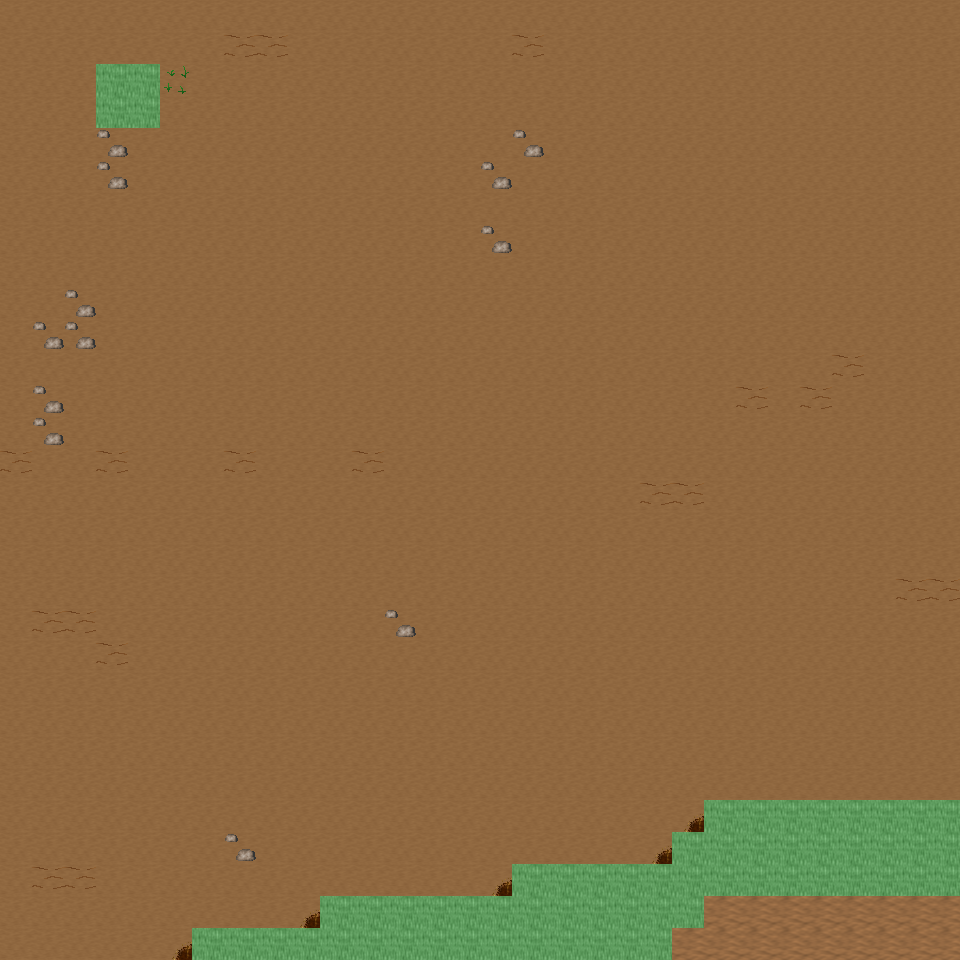

Rendered tile map (Tiled .tmx) drawn with the repository's tilesets; below, a short description and the map source with its tile grids summarised:
An orthogonal 30x30 tile map with 32x32 px tiles, 6 tile layers (Ground, Object, Object2, Above, ...), 24 tilesets and 5 objects (5x mapExit).

<map version="1.0" orientation="orthogonal" renderorder="right-down" width="30" height="30" tilewidth="32" tileheight="32" nextobjectid="6">
  <tileset firstgid="1" name="tileset_ground_ground" tilewidth="32" tileheight="32" tilecount="33" columns="3">
    <image source="../drawable/tileset_ground_ground.png" width="96" height="352" />
  </tileset>
  <tileset firstgid="34" name="tileset_ground_ridge_earth_dark" tilewidth="32" tileheight="32" tilecount="96" columns="12">
    <image source="../drawable/tileset_ground_ridge_earth_dark.png" width="384" height="256" />
  </tileset>
  <tileset firstgid="130" name="tileset_plant_grasses" tilewidth="32" tileheight="32" tilecount="6" columns="3">
    <image source="../drawable/tileset_plant_grasses.png" width="96" height="64" />
  </tileset>
  <tileset firstgid="136" name="tileset_ground_grass_edges" tilewidth="32" tileheight="32" tilecount="36" columns="12">
    <image source="../drawable/tileset_ground_grass_edges.png" width="384" height="96" />
  </tileset>
  <tileset firstgid="172" name="tileset_ground_rock_pebbles" tilewidth="32" tileheight="32" tilecount="3" columns="1">
    <image source="../drawable/tileset_ground_rock_pebbles.png" width="32" height="96" />
  </tileset>
  <tileset firstgid="175" name="tileset_plant_flower_daisy_blue" tilewidth="32" tileheight="32" tilecount="8" columns="2">
    <image source="../drawable/tileset_plant_flower_daisy_blue.png" width="64" height="128" />
  </tileset>
  <tileset firstgid="183" name="tileset_plant_flower_daisy_white" tilewidth="32" tileheight="32" tilecount="8" columns="2">
    <image source="../drawable/tileset_plant_flower_daisy_white.png" width="64" height="128" />
  </tileset>
  <tileset firstgid="191" name="tileset_ground_cobbled_paving" tilewidth="32" tileheight="32" tilecount="1" columns="1">
    <image source="../drawable/tileset_ground_cobbled_paving.png" width="32" height="32" />
  </tileset>
  <tileset firstgid="192" name="tileset_item_pot_dark_barrel" tilewidth="32" tileheight="32" tilecount="2" columns="1">
    <image source="../drawable/tileset_item_pot_dark_barrel.png" width="32" height="64" />
  </tileset>
  <tileset firstgid="194" name="tileset_item_statue_green_stone" tilewidth="32" tileheight="32" tilecount="12" columns="4">
    <image source="../drawable/tileset_item_statue_green_stone.png" width="128" height="96" />
  </tileset>
  <tileset firstgid="206" name="tileset_logic_creature_orc" tilewidth="32" tileheight="32" tilecount="6" columns="6">
    <image source="../drawable/tileset_logic_creature_orc.png" width="192" height="32" />
  </tileset>
  <tileset firstgid="212" name="tileset_logic_creature_gnome" tilewidth="32" tileheight="32" tilecount="6" columns="6">
    <image source="../drawable/tileset_logic_creature_gnome.png" width="192" height="32" />
  </tileset>
  <tileset firstgid="218" name="tileset_logic_creature_animal" tilewidth="32" tileheight="32" tilecount="32" columns="8">
    <image source="../drawable/tileset_logic_creature_animal.png" width="256" height="128" />
  </tileset>
  <tileset firstgid="250" name="tileset_logic_item_sign" tilewidth="32" tileheight="32" tilecount="1" columns="1">
    <image source="../drawable/tileset_logic_item_sign.png" width="32" height="32" />
  </tileset>
  <tileset firstgid="251" name="tileset_logic_collision" tilewidth="32" tileheight="32" tilecount="1" columns="1">
    <image source="../drawable/tileset_logic_collision.png" width="32" height="32" />
  </tileset>
  <tileset firstgid="252" name="tileset_logic_portal" tilewidth="32" tileheight="32" tilecount="24" columns="8">
    <image source="../drawable/tileset_logic_portal.png" width="256" height="96" />
  </tileset>
  <tileset firstgid="276" name="tileset_ground_pothole" tilewidth="32" tileheight="32" tilecount="4" columns="4">
    <image source="../drawable/tileset_ground_pothole.png" width="128" height="32" />
  </tileset>
  <tileset firstgid="280" name="tileset_object_suspension_bridge" tilewidth="32" tileheight="32" tilecount="24" columns="3">
    <image source="../drawable/tileset_object_suspension_bridge.png" width="96" height="256" />
  </tileset>
  <tileset firstgid="304" name="tileset_item_corpse_huge_animal" tilewidth="32" tileheight="32" tilecount="16" columns="2">
    <image source="../drawable/tileset_item_corpse_huge_animal.png" width="64" height="256" />
  </tileset>
  <tileset firstgid="320" name="tileset_ground_green_paving" tilewidth="32" tileheight="32" tilecount="18" columns="3">
    <image source="../drawable/tileset_ground_green_paving.png" width="96" height="192" />
  </tileset>
  <tileset firstgid="338" name="tileset_logic_protection" tilewidth="32" tileheight="32" tilecount="2" columns="2">
    <image source="../drawable/tileset_logic_protection.png" width="64" height="32" />
  </tileset>
  <tileset firstgid="340" name="tileset_building_chimney_smoke" tilewidth="32" tileheight="32" tilecount="40" columns="4">
    <image source="../drawable/tileset_building_chimney_smoke.png" width="128" height="320" />
  </tileset>
  <tileset firstgid="380" name="tileset_building_huts" tilewidth="32" tileheight="32" tilecount="338" columns="26">
    <image source="../drawable/tileset_building_huts.png" width="832" height="416" />
  </tileset>
  <tileset firstgid="718" name="tileset_light_door_light" tilewidth="32" tileheight="32" tilecount="12" columns="3">
    <image source="../drawable/tileset_light_door_light.png" width="96" height="128" />
  </tileset>
  <layer name="Ground" width="30" height="30">
    <data>[900 cells, 900 non-empty, 2 distinct tile ids]</data>
  </layer>
  <layer name="Object" width="30" height="30">
    <data>[900 cells, 95 non-empty, 10 distinct tile ids]</data>
  </layer>
  <layer name="Object2" width="30" height="30">
    <data>[900 cells, 4 non-empty, 4 distinct tile ids]</data>
  </layer>
  <layer name="Above" width="30" height="30">
    <data>[900 cells, 0 non-empty, 0 distinct tile ids]</data>
  </layer>
  <layer name="Above2" width="30" height="30">
    <data>[900 cells, 0 non-empty, 0 distinct tile ids]</data>
  </layer>
  <layer name="Walkable" width="30" height="30">
    <data>[900 cells, 62 non-empty, 1 distinct tile ids]</data>
  </layer>
  <objectgroup name="MapEvents">
    <object id="1" name="south" type="mapExit" x="0" y="928" width="192" height="32">
      <properties>
        <property name="map" value="level_0_x188_y26" />
        <property name="x" value="0" />
        <property name="y" value="1" />
      </properties>
    </object>
    <object id="2" name="south2" type="mapExit" x="672" y="928" width="288" height="32">
      <properties>
        <property name="map" value="level_0_x188_y26" />
        <property name="x" value="21" />
        <property name="y" value="1" />
      </properties>
    </object>
    <object id="3" name="west" type="mapExit" x="0" y="0" width="32" height="960">
      <properties>
        <property name="map" value="level_0_x187_y25" />
        <property name="x" value="28" />
        <property name="y" value="0" />
      </properties>
    </object>
    <object id="4" name="east" type="mapExit" x="928" y="0" width="32" height="800">
      <properties>
        <property name="map" value="level_0_x189_y25" />
        <property name="x" value="1" />
        <property name="y" value="0" />
      </properties>
    </object>
    <object id="5" name="east2" type="mapExit" x="928" y="896" width="32" height="64">
      <properties>
        <property name="map" value="level_0_x189_y25" />
        <property name="x" value="1" />
        <property name="y" value="28" />
      </properties>
    </object>
  </objectgroup>
</map>
